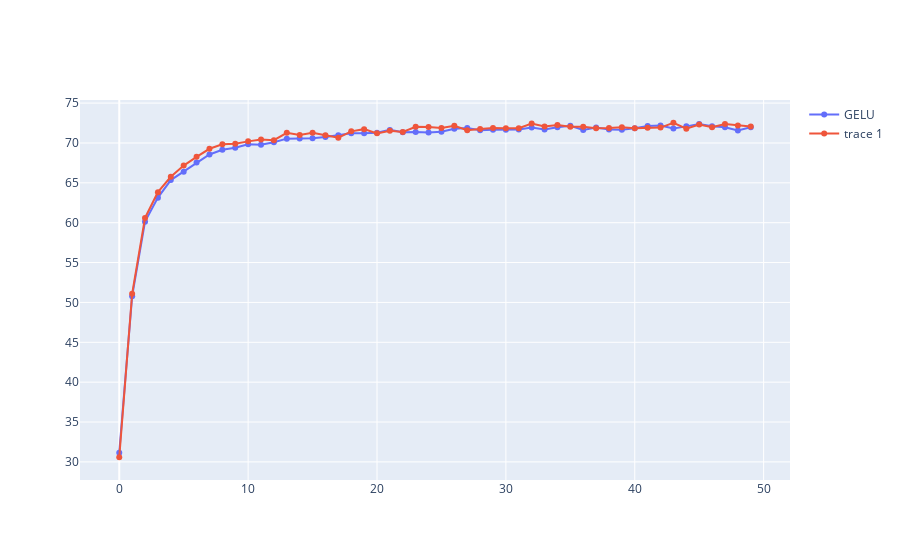

Write notebook code for a chart like this one.
### Code cell
# px.line(df.loc[df["model_name"] == "BasicConvModel-MishAuto"]["train_acc"].values[0])
# px.line(df.loc[df["model_name"] == "BasicConvModel-SwishAuto"]["train_acc"].values[0], color="train_acc")
# x_plot_values = df.loc[df["model_name"] == "BasicConvModel-MishAuto"]["train_acc"].values[0]
x_plot_values = df.loc[df["model_name"] == "BasicConvModel-GELU"]["val_acc"].values[0]
x2_plot_values = df.loc[df["model_name"] == "BasicConvModel-SwishAuto"]["val_acc"].values[0]

fig = go.Figure()
fig.add_trace(go.Scatter(y=x_plot_values, name='GELU', mode='lines+markers'))
fig.add_trace(go.Scatter(y=x2_plot_values, mode='lines+markers'))

### Figure 1 — Plotly figure (JSON) as saved in the notebook; plotly's stock layout.template omitted (floating-point values rounded to 4 significant figures)
{"data": [{"mode": "lines+markers", "name": "GELU", "type": "scatter", "y": [31.15, 50.78, 60.13, 63.14, 65.34, 66.39, 67.55, 68.56, 69.14, 69.4, 69.83, 69.78, 70.09, 70.54, 70.56, 70.58, 70.75, 70.95, 71.21, 71.21, 71.29, 71.64, 71.35, 71.38, 71.32, 71.4, 71.79, 71.88, 71.6, 71.65, 71.67, 71.69, 71.94, 71.69, 71.98, 72.16, 71.62, 71.93, 71.68, 71.67, 71.85, 72.12, 72.19, 71.82, 72.08, 72.37, 72.1, 71.98, 71.57, 71.96]}, {"mode": "lines+markers", "type": "scatter", "y": [30.58, 51.09, 60.6, 63.83, 65.76, 67.16, 68.26, 69.27, 69.83, 69.92, 70.2, 70.45, 70.35, 71.27, 70.99, 71.28, 70.98, 70.67, 71.46, 71.73, 71.2, 71.54, 71.39, 72.02, 72.02, 71.88, 72.16, 71.6, 71.75, 71.87, 71.86, 71.84, 72.44, 72.08, 72.27, 72.03, 72.03, 71.84, 71.87, 71.99, 71.84, 71.9, 71.93, 72.54, 71.8, 72.32, 71.99, 72.37, 72.18, 72.07]}], "layout": {}}
